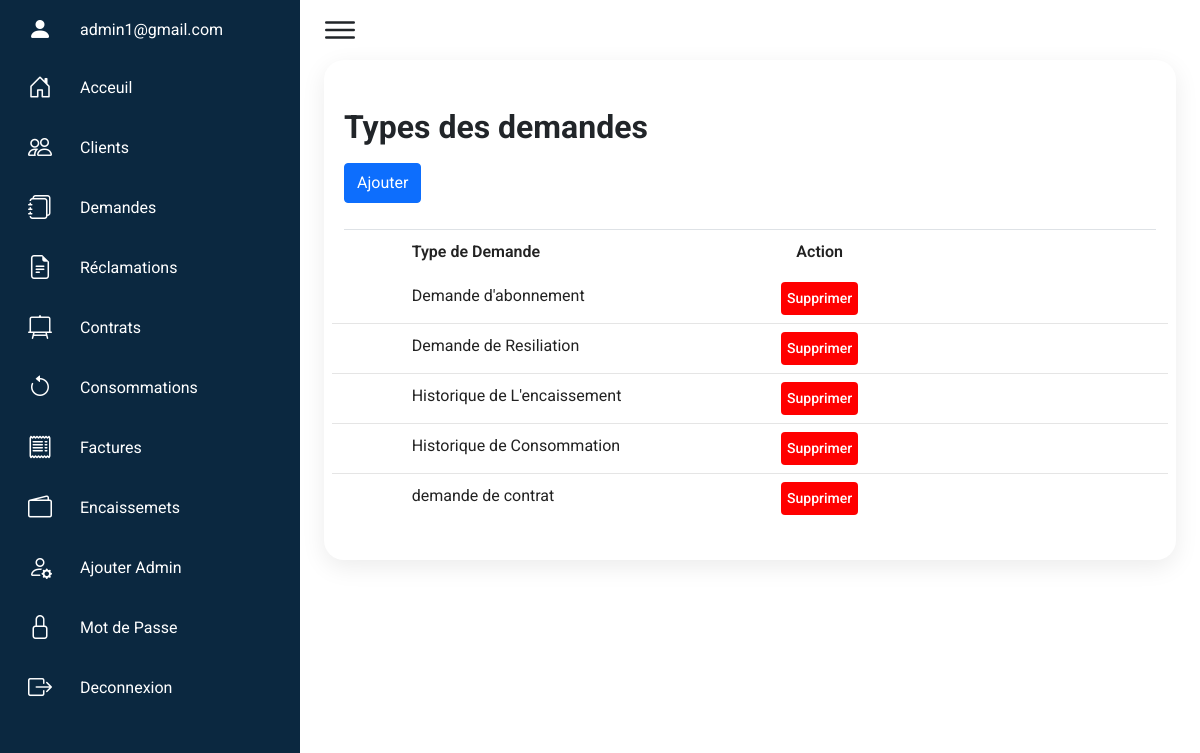
Screenshot of /index.php?page=demandesTypes (signed in) with the database file from the repository.
### tables this page shows
CREATE TABLE `demandes_types` (
  `demande_type_id` int(11) NOT NULL,
  `demande_name` varchar(50) DEFAULT NULL,
  `contrat` int(11) NOT NULL DEFAULT 1
);

### models/demandes_types.php (called while the page is built, shortened)
<?php
function getDemandesTypes()
{
    $db = connectToDatabase();
    $stm = $db->prepare("SELECT * FROM demandes_types");
    $stm->execute();
    $demandes_types = $stm->fetchAll();
    return $demandes_types;
}

### views/admin/demandesTypes.php (the view, shortened to what this page needs)
<?php ob_start();
$demandes = getDemandesTypes();
?>
<div class="details-table p-0 px-2">
    <div class="activities pt-0 lesson-block m-0 mx-3 my-0">
        <h2 class="fw-bold mt-5 mb-0 ">Types des demandes</h2>
        <div class="d-flex justify-content-between">
            <button type="button" class="btn btn-primary" data-bs-toggle="modal" data-bs-target="#addStudent" style="height: 40px !important;">
                Ajouter
            </button>
        </div>
        <table class="border-top">
            <thead class="">
                <tr class="row">
                    <td class="col-1"></td>
                    <td class="text-start col-4">Type de Demande</td>
                    <td class="text-center col-4">Action</td>
                    <td class="col-3"></td>
                </tr>
            </thead>
            <tbody id="">
                <?php foreach ($demandes as $demande) { ?>
                    <tr class="row">
                        <td class="col-1"></td>
                        <td class="text-start  col-4"><?= $demande['demande_name'] ?></td>
                        <td class="d-flex justify-content-evenly py-2 col-4">
                            <form action="?page=deleteDemandeType" method="post">
                                <button type="submit" class="status btn return border-none" onclick="return confirm('Êtes-vous sûr de vouloir Supprimer ce demande ?');">Supprimer</button>
                            </form>
                        </td>
                        <td class="col-3"></td>
                    </tr>
                <?php } ?>
            </tbody>
        </table>
    </div>
</div>
<?php require('views/admin/layout.php');

### css/admin.css (style rules this page uses)
* { font-family: Roboto; margin: 0; padding: 0; box-sizing: border-box; }
:root { --blue: #0B2840; --white: #fff; --gray: #f5f5f5; --black1: #222; --black2: #999; }
body { min-height: 100vh; overflow-x: hidden; }
.details-table { position: relative; width: 100%; padding: 20px; display: grid; }
.details-table .activities { position: relative; display: grid; min-height: 500px; background: var(--white); padding: 20px; box-shadow: 0 7px 25px rgba(0, 0, 0, 0.08); border-radius: 20px; }
.details-table table { width: 100%; border-collapse: collapse; margin-top: 10px; }
.details-table table thead td { font-weight: 600; }
.details-table .activities table tr { color: var(--black1); border-bottom: 1px solid rgba(0, 0, 0, 0.1); }
.details-table .activities table tr:last-child { border-bottom: none; }
.details-table .activities table tr td { padding: 10px; }
.details-table .activities table tr td:last-child { text-align: end; }
.details-table .activities table tr td:nth-child(2) { text-align: end; }
.details-table .activities table tr td:nth-child(3) { text-align: center; }
.status.return { padding: 2px 4px; background: #f00; color: var(--white); border-radius: 4px; font-size: 14px; padding: 5px; font-weight: 500; }

### rows the page displays
demandes_types: demande_name "Demande d'abonnement"
demandes_types: demande_name "Demande de Resiliation"
demandes_types: demande_name "Historique de L'encaissement"
demandes_types: demande_name "Historique de Consommation"
demandes_types: demande_name "demande de contrat"

### other values shown
$_SESSION['admin']['email'] "admin1@gmail.com"
